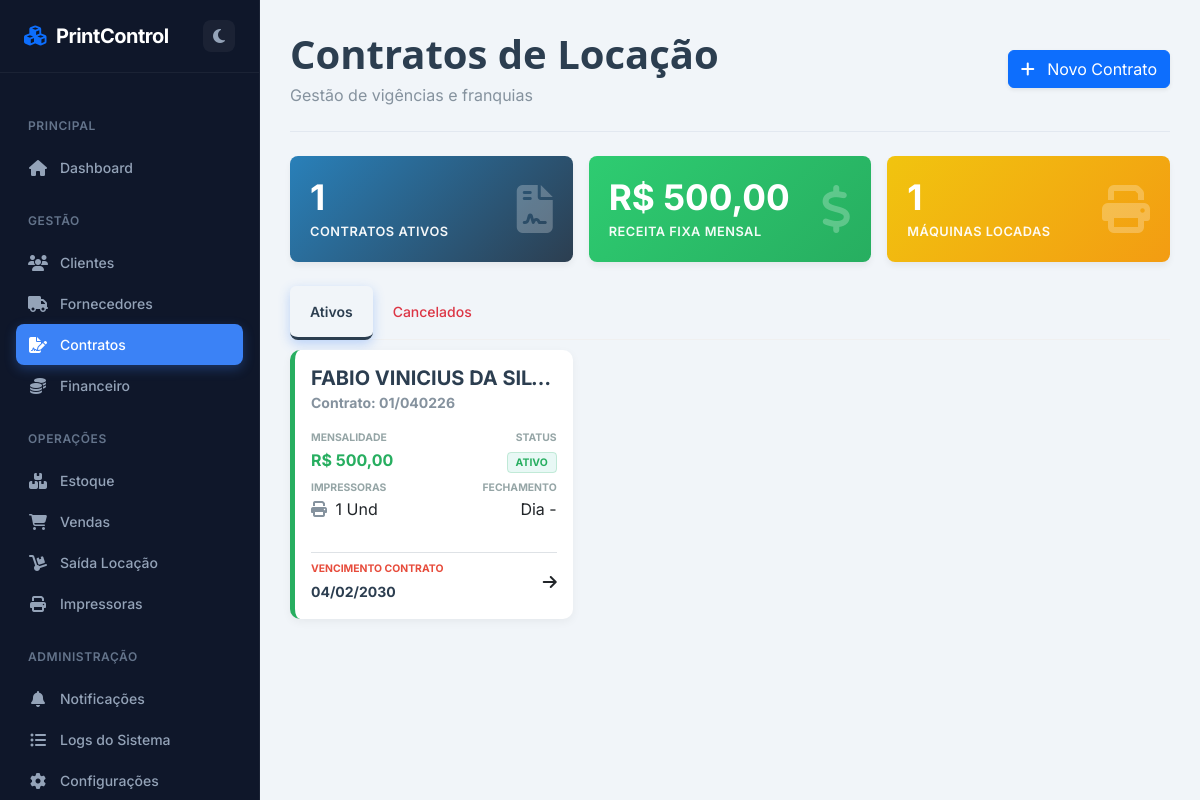
Page /contratos on the committed database.
### app.py (models this page shows)
class Contrato(db.Model):
    id = db.Column(db.Integer, primary_key=True)
    cliente_id = db.Column(db.Integer, db.ForeignKey('cliente.id'), nullable=False)
    cliente = db.relationship('Cliente', backref='contratos')
    numero_contrato = db.Column(db.String(50))
    data_inicio = db.Column(db.Date)
    data_fim = db.Column(db.Date)
    status = db.Column(db.String(20), default='Ativo')
    valor_mensal_total = db.Column(db.Float, default=0.0)
    dia_vencimento = db.Column(db.Integer)
    arquivo_pdf = db.Column(db.String(200))
    justificativa_cancelamento = db.Column(db.Text)
    itens = db.relationship('ContratoItem', backref='contrato', lazy=True)
    franquias = db.relationship('ContratoFranquia', backref='contrato', lazy=True)
    franquia_global_qtde = db.Column(db.Integer, default=0)
    valor_excedente_global = db.Column(db.Float, default=0.0)

class Cliente(db.Model):
    id = db.Column(db.Integer, primary_key=True)
    nome = db.Column(db.String(100), nullable=False)
    tipo_pessoa = db.Column(db.String(20))
    documento = db.Column(db.String(20))
    endereco = db.Column(db.String(200))
    telefone = db.Column(db.String(20))
    email = db.Column(db.String(100))
    data_fechamento = db.Column(db.Integer)
    observacao = db.Column(db.Text)

### app.py (the view)
@app.route('/contratos')
def contratos():
    impressoras_todas = Impressora.query.filter(or_(Impressora.status == 'Disponível', Impressora.status == 'Locada')).order_by(Impressora.localizacao, Impressora.modelo).all()
    contratos_ativos = Contrato.query.filter_by(status='Ativo').order_by(Contrato.valor_mensal_total.desc()).all()
    contratos_cancelados = Contrato.query.filter_by(status='Cancelado').order_by(Contrato.data_fim.desc()).all()
    clientes = Cliente.query.order_by(Cliente.nome).all()
    total_ativos = len(contratos_ativos)
    valor_total_mensal = sum(c.valor_mensal_total for c in contratos_ativos)
    impressoras_locadas = Impressora.query.filter_by(status='Locada').count()
    return render_template('contratos.html', contratos_ativos=contratos_ativos, contratos_cancelados=contratos_cancelados, clientes=clientes, impressoras_todas=impressoras_todas, total_ativos=total_ativos, valor_total_mensal=valor_total_mensal, impressoras_locadas=impressoras_locadas, hoje=datetime.now().date())

### app.py (called while the page is built)
@app.template_filter('currency')
def currency_filter(value):
    if value is None: value = 0
    return "R$ {:,.2f}".format(value).replace(",", "X").replace(".", ",").replace("X", ".")

@app.context_processor
def utility_processor():
    try:
        config = Configuracao.query.first()
        if not config:
            config = Configuracao()
            db.session.add(config)
            db.session.commit()
        return dict(hoje=datetime.now(), config=config)
    except: return dict(hoje=datetime.now(), config=None)

### templates/contratos.html (shortened to what this page needs)
{% extends "base.html" %}
{% block content %}
<div id="contratos-page" class="page-content active">
    <div class="page-header d-flex justify-content-between align-items-center mb-4">
        <div>
            <h1 class="page-title">Contratos de Locação</h1>
            <p class="text-muted mb-0">Gestão de vigências e franquias</p>
        </div>
        <button class="btn btn-primary shadow-sm" onclick="abrirModalNovo()">
            <i class="fas fa-plus me-2"></i> Novo Contrato
        </button>
    </div>
    <div class="row g-3 mb-4">
        <div class="col-md-4">
            <div class="card card-overview bg-gradient-primary">
                <div class="d-flex justify-content-between align-items-center h-100">
                    <div><h3>{{ total_ativos }}</h3><small>Contratos Ativos</small></div>
                    <i class="fas fa-file-contract fa-3x opacity-25"></i>
                </div>
            </div>
        </div>
        <div class="col-md-4">
            <div class="card card-overview bg-gradient-success">
                <div class="d-flex justify-content-between align-items-center h-100">
                    <div><h3>{{ valor_total_mensal | currency }}</h3><small>Receita Fixa Mensal</small></div>
                    <i class="fas fa-dollar-sign fa-3x opacity-25"></i>
                </div>
            </div>
        </div>
        <div class="col-md-4">
            <div class="card card-overview bg-gradient-warning">
                <div class="d-flex justify-content-between align-items-center h-100">
                    <div><h3>{{ impressoras_locadas }}</h3><small>Máquinas Locadas</small></div>
                    <i class="fas fa-print fa-3x opacity-25"></i>
                </div>
            </div>
        </div>
    </div>
    <ul class="nav nav-tabs" id="myTab">
        <li class="nav-item"><a class="nav-link active" data-bs-toggle="tab" href="#tabAtivos">Ativos</a></li>
        <li class="nav-item"><a class="nav-link text-danger" data-bs-toggle="tab" href="#tabCancelados">Cancelados</a></li>
    </ul>
    <div class="tab-content">
        <div class="tab-pane fade show active" id="tabAtivos">
            <div class="row g-3" style="padding-top: 10px;">
                {% for c in contratos_ativos %}
                <div class="col-md-4">
                    <div class="card contrato-card border-class-A h-100" onclick="verDetalhes('{{ c.id }}')">
                        <div class="card-body p-3 d-flex flex-column">
                            <div class="mb-3">
                                <h5 class="fw-bold text-dark mb-0 text-truncate" title="{{ c.cliente.nome }}">{{ c.cliente.nome }}</h5>
                                <small class="text-muted fw-bold">Contrato: {{ c.numero_contrato }}</small>
                            </div>
                            <div class="row g-2 mb-3">
                                <div class="col-6">
                                    <span class="info-label">Mensalidade</span>
                                    <span class="info-value-big">{{ c.valor_mensal_total | currency }}</span>
                                </div>
                                <div class="col-6 text-end">
                                    <span class="info-label">Status</span>
                                    <span class="badge-status-card bg-status-ativo">{{ c.status }}</span>
                                </div>
                                <div class="col-6 mt-2">
                                    <span class="info-label">Impressoras</span>
                                    <span class="info-value"><i class="fas fa-print me-1 text-muted"></i> {{ c.itens|length }} Und</span>
                                </div>
                                <div class="col-6 mt-2 text-end">
                                    <span class="info-label">Fechamento</span>
                                    <span class="info-value">Dia {{ c.cliente.data_fechamento if c.cliente.data_fechamento else '-' }}</span>
                                </div>
                            </div>
                            <div class="mt-auto pt-2 border-top d-flex justify-content-between align-items-center">
                                <div>
                                    <span class="info-label" style="color: #e74c3c;">Vencimento Contrato</span>
                                    <span class="fw-bold text-dark small">{{ c.data_fim.strftime('%d/%m/%Y') }}</span>
                                </div>
                                <div class="btn-detalhes-icon"><i class="fas fa-arrow-right"></i></div>
                            </div>
                        </div>
                    </div>
                </div>
                {% else %}
                <div class="col-12 text-center py-5 text-muted"><p>Nenhum contrato ativo encontrado.</p></div>
                {% endfor %}
            </div>
        </div>
    </div>
</div>
{% endblock %}

### templates/base.html (style rules this page uses)
:root { --bg-body: #f1f5f9; --text-main: #2c3e50; --text-muted: #85929e; --sidebar-bg: #0f172a; --sidebar-width: 260px; --primary-color: #3b82f6; --card-bg: #ffffff; --border-color: #e2e8f0; --input-bg: #ffffff; --input-border: #cbd5e1; }
body { font-family: 'Inter', sans-serif; background-color: var(--bg-body); color: var(--text-main); transition: background-color 0.3s, color 0.3s; overflow-x: hidden; }
.nav-link { display: flex; align-items: center; padding: 10px 12px; color: #94a3b8; border-radius: 8px; font-weight: 500; font-size: 14px !important; transition: all 0.2s; text-decoration: none; }
.nav-link.active { background-color: var(--primary-color); color: white; box-shadow: 0 4px 12px rgba(59, 130, 246, 0.3); }
.page-header { padding-bottom: 1.5rem; margin-bottom: 2rem; border-bottom: 1px solid var(--border-color); }
.page-title { font-weight: 700; color: var(--text-main); margin-bottom: 0.25rem; }
.text-dark { color: var(--text-main) !important; }
.text-muted { color: var(--text-muted) !important; }
.card { box-shadow: 0 1px 3px rgba(0,0,0,0.05); border: none; border-radius: 12px; }

### templates/contratos.html (style rules this page uses)
.page-title { color: #2C3E50 !important; font-family: 'Segoe UI', sans-serif; font-weight: 700; margin-bottom: 5px; }
.card-overview { border: none; border-radius: 8px; box-shadow: 0 4px 6px rgba(0,0,0,0.05); color: white; padding: 20px; transition: transform 0.2s; position: relative; overflow: hidden; height: 100%; }
.card-overview h3 { font-weight: 700; font-size: 2.2rem; margin: 0; }
.card-overview small { text-transform: uppercase; font-size: 0.8rem; letter-spacing: 0.5px; opacity: 0.95; font-weight: 600; }
.bg-gradient-primary { background: linear-gradient(135deg, #2980b9, #2c3e50); }
.bg-gradient-success { background: linear-gradient(135deg, #2ecc71, #27ae60); }
.bg-gradient-warning { background: linear-gradient(135deg, #f1c40f, #f39c12); }
.contrato-card { border: none; border-radius: 10px; background: white; box-shadow: 0 3px 10px rgba(0,0,0,0.05); margin-bottom: 15px; transition: all 0.3s; cursor: pointer; position: relative; border-left: 5px solid #ccc; overflow: hidden; }
.border-class-A { border-left-color: #27ae60 !important; }
.info-label { font-size: 0.65rem; text-transform: uppercase; color: #95a5a6; font-weight: 700; display: block; margin-bottom: 2px; }
.info-value-big { font-size: 1rem; font-weight: 700; color: #27ae60; }
.badge-status-card { font-size: 0.65rem; padding: 3px 8px; border-radius: 4px; text-transform: uppercase; font-weight: 700; }
.bg-status-ativo { background-color: #e8f8f5; color: #27ae60; border: 1px solid rgba(39, 174, 96, 0.2); }
.nav-tabs { border-bottom: 1px solid #f0f0f0; }
.nav-tabs .nav-link { color: #95a5a6; font-weight: 500; border: none; border-bottom: 3px solid transparent; padding: 15px 20px; transition: all 0.2s ease; }
.nav-tabs .nav-link.active { color: #2c3e50 !important; border-bottom-color: #2c3e50 !important; background: transparent; font-weight: 600; }

### rows in the picture
Contrato: cliente.nome "FABIO VINICIUS DA SIL…", numero_contrato "01/040226", valor_mensal_total "R$ 500,00", status "ATIVO", itens|length "1", cliente "-", data_fim "04/02/2030"

### other values in the picture
{{ total_ativos }} "1"
{{ valor_total_mensal | currency }} "R$ 500,00"
{{ impressoras_locadas }} "1"
